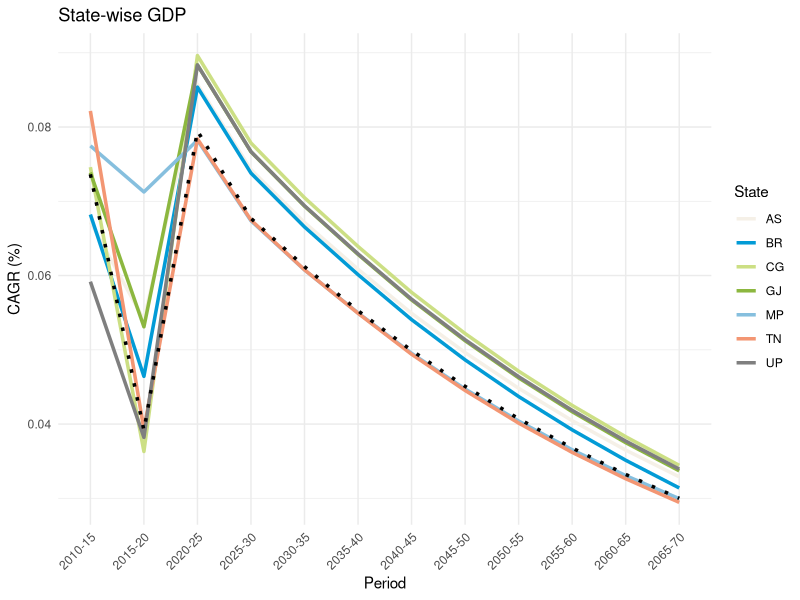
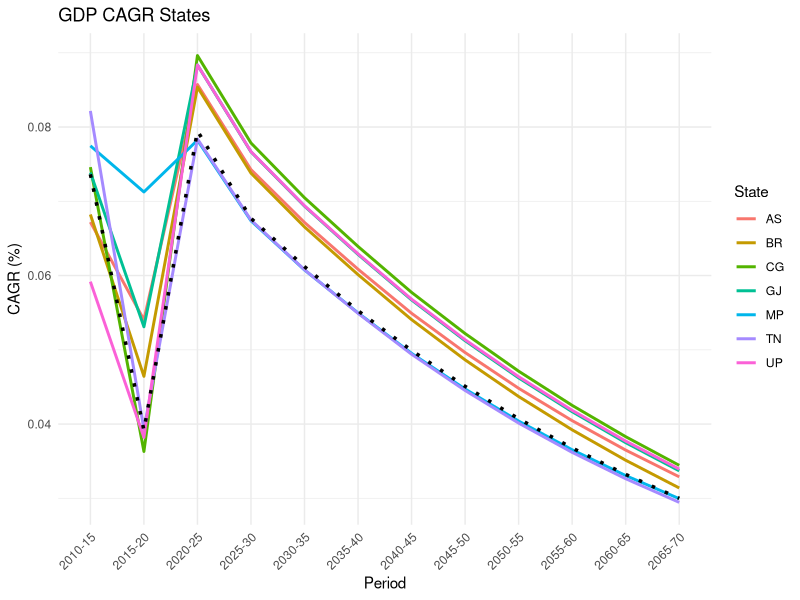

The R source for these figures, in order:
# Load required libraries
library(readxl)
library(tidyverse)

# Read the Excel file (use your correct file path if different)
gdp_data <- read_excel("data/GDP.xlsx")

# Rename first column to state_code for clarity
names(gdp_data)[1] <- "state_code"

# Convert from wide to long format
gdp_long <- gdp_data %>%
  pivot_longer(
    cols = -state_code,
    names_to = "period",
    values_to = "cagr"
  )

# Separate India from state data
india_data <- gdp_long %>% filter(state_code == "India")
states_data <- gdp_long %>% filter(state_code != "India")

# Define the states you want to plot
selected_states <- c("TN", "GJ","CG","BR","MP","UP","AS")

# Filter the long data
filtered_states_data <- gdp_long %>% filter(state_code %in% selected_states)
filtered_india_data <- gdp_long %>% filter(state_code == "India")

contrasting_colors <- c(
  "MH" = "#e85724",  # light blue
  "TN" = "#f39673",  # light green
  "GJ" = "#8cb73f",  # light orange
  "CG" = "#ccdf84",  # light turquoise
  "BR" = "#029bd6",  # light yellow
  "MP" = "#86bfde",
  "UP" = "#7f7f7f",
  "AS" = "#f5f0e7"
)

# Plot
ggplot() +
  geom_line(data = filtered_states_data,
            aes(x = period, y = cagr, color = state_code, group = state_code),
            linewidth = 1.2) +
  geom_line(data = filtered_india_data,
            aes(x = period, y = cagr, group = 1),
            color = "black", linetype = "dotted", linewidth = 1.2) +
  scale_color_manual(values = contrasting_colors) +
  labs(
    title = "State-wise GDP",
    x = "Period",
    y = "CAGR (%)",
    color = "State"
  ) +
  theme_minimal() +
  theme(
    axis.text.x = element_text(angle = 45, hjust = 1),
    legend.position = "right"
  )

# Plot
ggplot() +
  geom_line(data = filtered_states_data, aes(x = period, y = cagr, color = state_code, group = state_code), linewidth = 1) +
  geom_line(data = filtered_india_data, aes(x = period, y = cagr, group = 1), color = "black", linetype = "dotted", linewidth = 1.2) +
  labs(
    title = "GDP CAGR States",
    x = "Period",
    y = "CAGR (%)",
    color = "State"
  ) +
  theme_minimal() +
  theme(
    axis.text.x = element_text(angle = 45, hjust = 1),
    legend.position = "right"
  )

